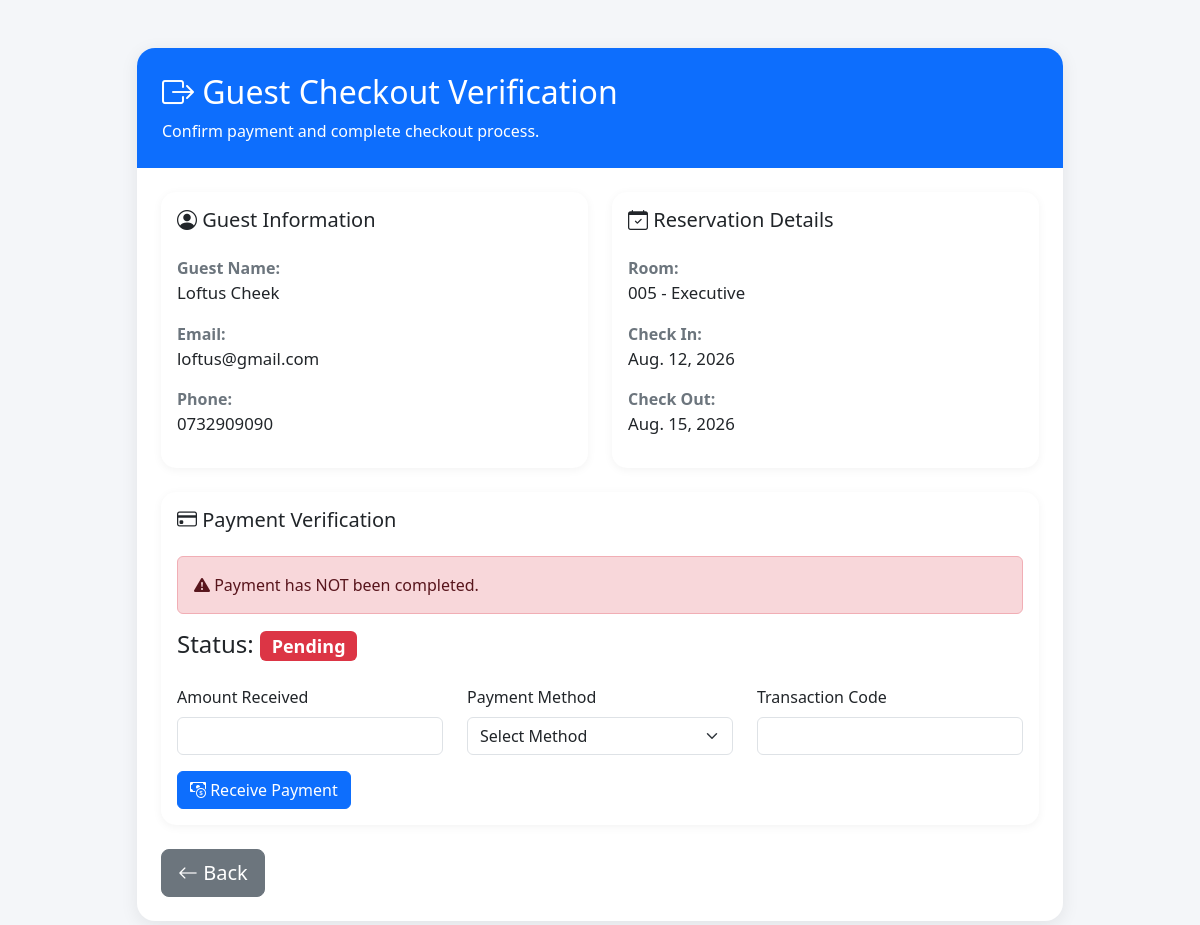
Page /reservations/check-out/60/ on the committed database.
### reservations/models.py (models this page shows, shortened)
class Reservation(models.Model):
    STATUS_CHOICES = [
        ('Booked', 'Booked'),
        ('Checked In', 'Checked In'),
        ('Pending Checkout', 'Pending Checkout'),
        ('Completed', 'Completed'),
        ('Cancelled', 'Cancelled'),
    ]
    PAYMENT_CHOICES = [
        ('Pending', 'Pending'),
        ('Paid', 'Paid'),
    ]
    user = models.ForeignKey(
        User,
        on_delete=models.CASCADE,
        null=True,
        blank=True
    )
    guest_name = models.CharField(max_length=100)
    email = models.EmailField()
    phone = models.CharField(max_length=20)
    room = models.ForeignKey(
        Room,
        on_delete=models.CASCADE
    )
    check_in = models.DateField()
    check_out = models.DateField()
    check_in_time = models.DateTimeField(
        null=True,
        blank=True
    )
    check_out_time = models.DateTimeField(
        null=True,
        blank=True
    )
    guests = models.IntegerField()
    special_requests = models.TextField(
        blank=True,
        null=True
    )
    status = models.CharField(
        max_length=20,
        choices=STATUS_CHOICES,
        default='Booked'
    )
    payment_status = models.CharField(
        max_length=20,
        choices=PAYMENT_CHOICES,
        default='Pending'
    )
    created_at = models.DateTimeField(
    auto_now_add=True
    )

### rooms/models.py (models this page shows, shortened)
class Room(models.Model):
    STATUS_CHOICES = [
        ('Available', 'Available'),
        ('Occupied', 'Occupied'),
        ('Cleaning', 'Cleaning'),
        ('Maintenance', 'Maintenance'),
    ]
    room_number = models.CharField(max_length=10)
    room_type = models.CharField(max_length=50)
    price = models.DecimalField(
        max_digits=10,
        decimal_places=2
    )
    status = models.CharField(
        max_length=20,
        choices=STATUS_CHOICES,
        default='Available'
    )

### reservations/views.py (the view, shortened to what this page needs)
def check_out_guest(request, reservation_id):
    reservation = get_object_or_404(
        Reservation,
        id=reservation_id
    )
    return render(
        request,
        'checkout_guest.html',
        {
            'reservation': reservation
        }
    )

### hotel/templates/checkout_guest.html (shortened to what this page needs)
<!DOCTYPE html>
<html lang="en">
<head>
    <link href="https://cdn.jsdelivr.net/npm/bootstrap@5.3.3/dist/css/bootstrap.min.css"
          rel="stylesheet">
    <link rel="stylesheet"
          href="https://cdn.jsdelivr.net/npm/bootstrap-icons@1.11.3/font/bootstrap-icons.min.css">
</head>
<body>
<div class="container py-5">
    <div class="row justify-content-center">
        <div class="col-lg-10">
            <div class="card checkout-card">
                <div class="header-section">
                    <h2 class="mb-2">
                        <i class="bi bi-box-arrow-right"></i>
                        Guest Checkout Verification
                    </h2>
                    <p class="mb-0">
                        Confirm payment and complete checkout process.
                    </p>
                </div>
                <div class="card-body p-4">
                    <div class="row g-4">
                        <div class="col-md-6">
                            <div class="card info-card">
                                <div class="card-body">
                                    <h5 class="mb-4">
                                        <i class="bi bi-person-circle"></i>
                                        Guest Information
                                    </h5>
                                    <p>
                                        <span class="label">
                                            Guest Name:
                                        </span><br>
                                        <span class="value">
                                            {{ reservation.guest_name }}
                                        </span>
                                    </p>
                                    <p>
                                        <span class="label">
                                            Email:
                                        </span><br>
                                        <span class="value">
                                            {{ reservation.email }}
                                        </span>
                                    </p>
                                    <p>
                                        <span class="label">
                                            Phone:
                                        </span><br>
                                        <span class="value">
                                            {{ reservation.phone }}
                                        </span>
                                    </p>
                                </div>
                            </div>
                        </div>
                        <div class="col-md-6">
                            <div class="card info-card">
                                <div class="card-body">
                                    <h5 class="mb-4">
                                        <i class="bi bi-calendar-check"></i>
                                        Reservation Details
                                    </h5>
                                    <p>
                                        <span class="label">
                                            Room:
                                        </span><br>
                                        <span class="value">
                                            {{ reservation.room.room_number }}
                                            -
                                            {{ reservation.room.room_type }}
                                        </span>
                                    </p>
                                    <p>
                                        <span class="label">
                                            Check In:
                                        </span><br>
                                        <span class="value">
                                            {{ reservation.check_in }}
                                        </span>
                                    </p>
                                    <p>
                                        <span class="label">
                                            Check Out:
                                        </span><br>
                                        <span class="value">
                                            {{ reservation.check_out }}
                                        </span>
                                    </p>
                                </div>
                            </div>
                        </div>
                    </div>
<div class="card info-card mt-4">
    <div class="card-body">
        <h5 class="mb-4">
            <i class="bi bi-credit-card"></i>
            Payment Verification
        </h5>
        {% if reservation.payment_status == 'Paid' %}
            <div class="alert alert-success">
                <i class="bi bi-check-circle-fill"></i>
                Payment verified successfully.
            </div>
            <h4>
                Status:
                <span class="badge bg-success">
                    Paid
                </span>
            </h4>
        {% else %}
            <div class="alert alert-danger">
                <i class="bi bi-exclamation-triangle-fill"></i>
                Payment has NOT been completed.
            </div>
            <h4 class="mb-4">
                Status:
                <span class="badge bg-danger">
                    Pending
                </span>
            </h4>
            <form method="POST">
                <div class="row">
                    <div class="col-md-4 mb-3">
                        <label class="form-label">
                            Amount Received
                        </label>
                                <input type="number"
                                    step="0.01"
                                    name="amount"
                                    class="form-control"
                                    required>
                    </div>
                    <div class="col-md-4 mb-3">
                        <label class="form-label">
                            Payment Method
                        </label>
                        <select name="payment_method"
                                class="form-select"
                                required>
                            <option value="">
                                Select Method
                            </option>
                        </select>
                    </div>
                    <div class="col-md-4 mb-3">
                        <label class="form-label">
                            Transaction Code
                        </label>
                        <input type="text"
                               name="transaction_code"
                               class="form-control">
                    </div>
                </div>
                <button type="submit"
                        name="receive_payment"
                        class="btn btn-primary">
                    <i class="bi bi-cash-coin"></i>
                    Receive Payment
                </button>
            </form>
        {% endif %}
    </div>
</div>
                        <div class="mt-4 d-flex gap-2">
                            <a href="{% url 'reservation_management' %}"
                            class="btn btn-secondary btn-lg">
                                <i class="bi bi-arrow-left"></i>
                                Back
                            </a>
                        </div>
                </div>
            </div>
        </div>
    </div>
</div>
</body>
</html>

### hotel/templates/checkout_guest.html (style rules this page uses)
body { background:#f4f6f9; }
.checkout-card { border:none; border-radius:18px; box-shadow:0 4px 18px rgba(0,0,0,.08); }
.header-section { background:#0d6efd; color:white; padding:25px; border-radius:18px 18px 0 0; }
.info-card { background:white; border:none; border-radius:15px; box-shadow:0 2px 10px rgba(0,0,0,.05); }
.label { font-weight:600; color:#6c757d; }
.value { font-size:1.05rem; }

### rows in the picture
Reservation: guest_name "Loftus Cheek", email "loftus@gmail.com", phone "0732909090", room.room_number "005", room.room_type "Executive", check_in "Aug. 12, 2026", check_out "Aug. 15, 2026"
